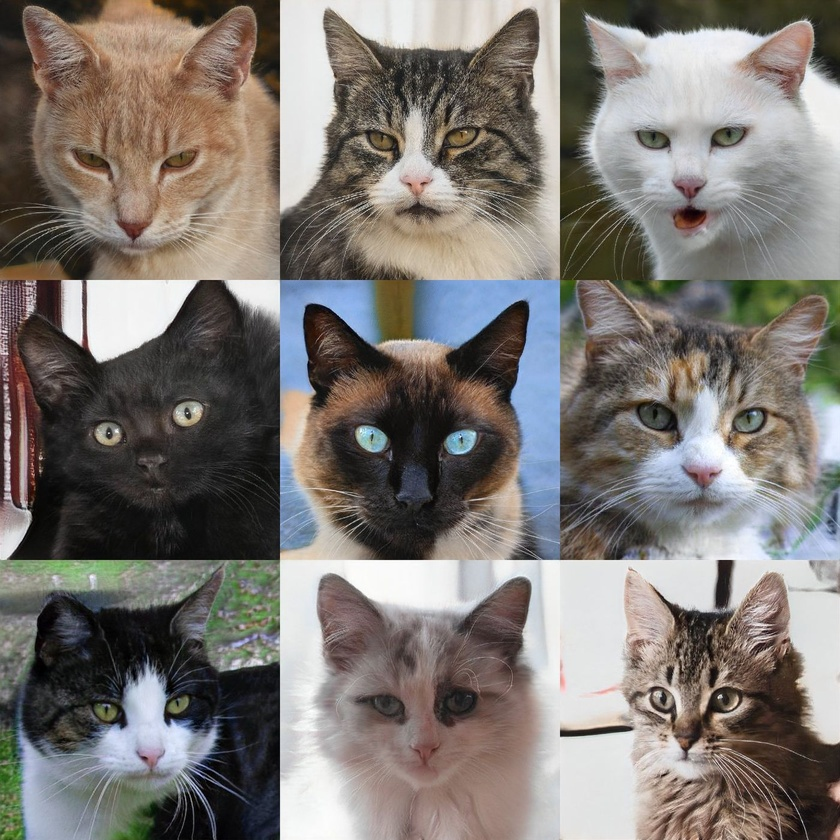
#> input picture cloth_completion/assets/texture_cats.jpeg, 840 x 840 px, shrunk from 1400 x 1400 before the run
$ python -i functions.py   (imports and definitions only)   (older library calls are emulated)
#> lines starting #> are read from the running program, lines starting #| are printed output that depends on the picture; after the words box and inside, x2 and y2 are one past the last pixel; in counts of white or black regions, pixels touching at a corner belong together
#> further down, picture is the input picture: shape (840, 840, 3); mean B, G, R 115.1, 119.8, 125.3
import cv2
import numpy as np

def get_centers(image):
    gray = cv2.cvtColor(image, cv2.COLOR_BGR2GRAY)
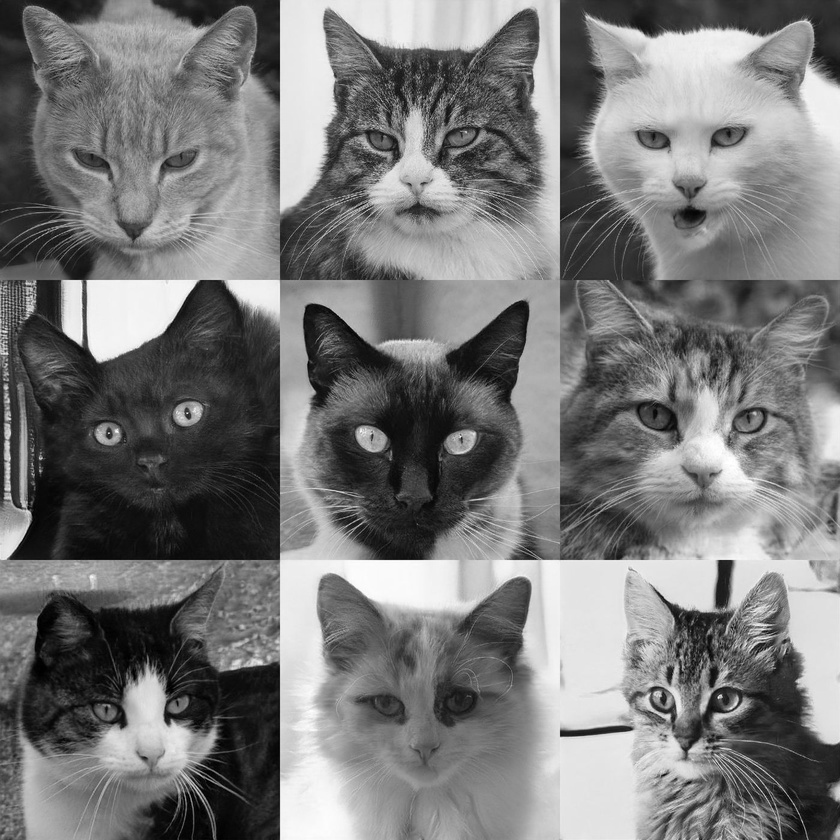
#> gray: shape (840, 840); min 0, max 255, mean 120.9
    blurred = cv2.GaussianBlur(gray, (5, 5), 3)
    laplacian = cv2.Laplacian(blurred, cv2.CV_64F, ksize=5)
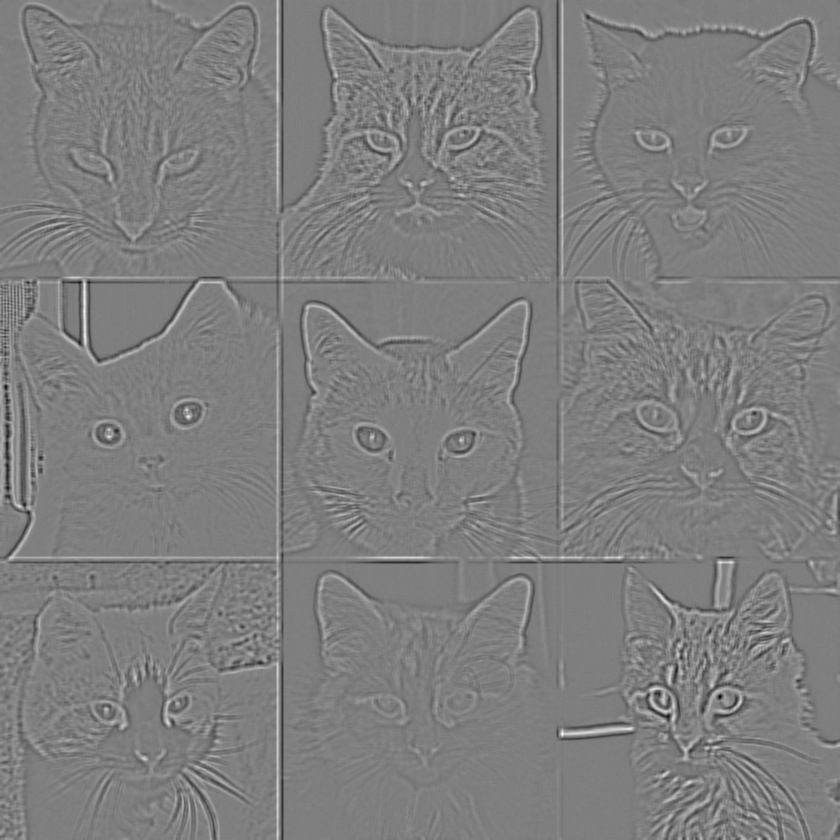
#> laplacian: shape (840, 840) float64; min -2146, max 2168, mean 0.1; drawn with min black and max white
    islands = cv2.threshold(laplacian, 0, 255, cv2.THRESH_BINARY_INV)[1]
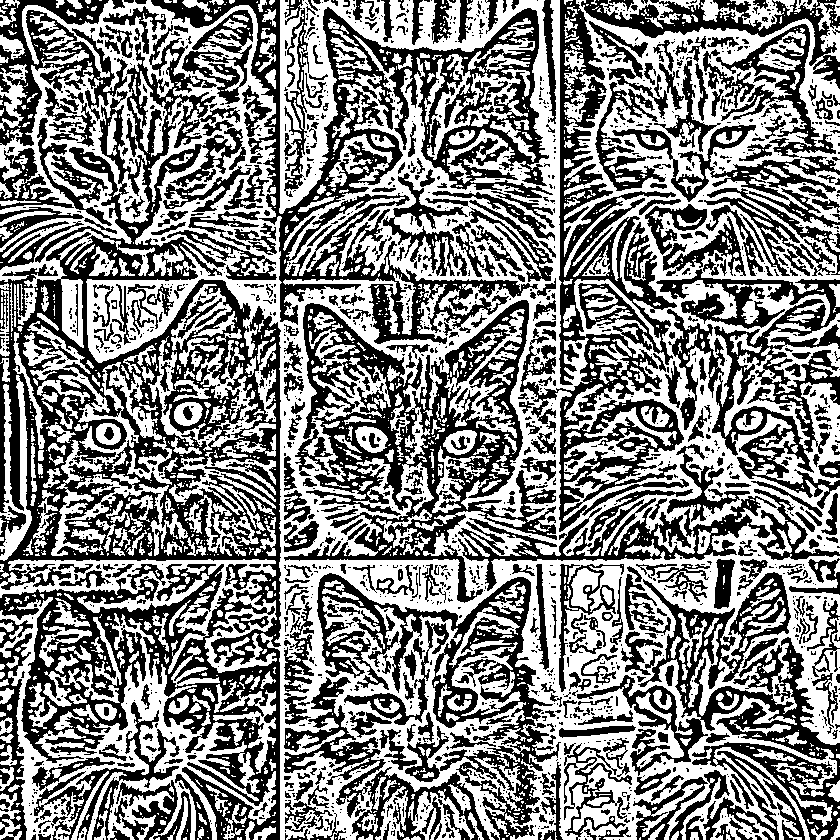
#> islands: shape (840, 840) float64; 51.7% white; 2003 black regions (1494 under 20 px), largest, box (x1, y1, x2, y2) and area: (0, 25, 281, 840) 77221, (151, 0, 553, 344) 30766, (284, 300, 557, 603) 24921
    output = cv2.connectedComponentsWithStats(islands.astype(np.uint8), 4, cv2.CV_8U)
    (numLabels, labels, stats, centroids) = output
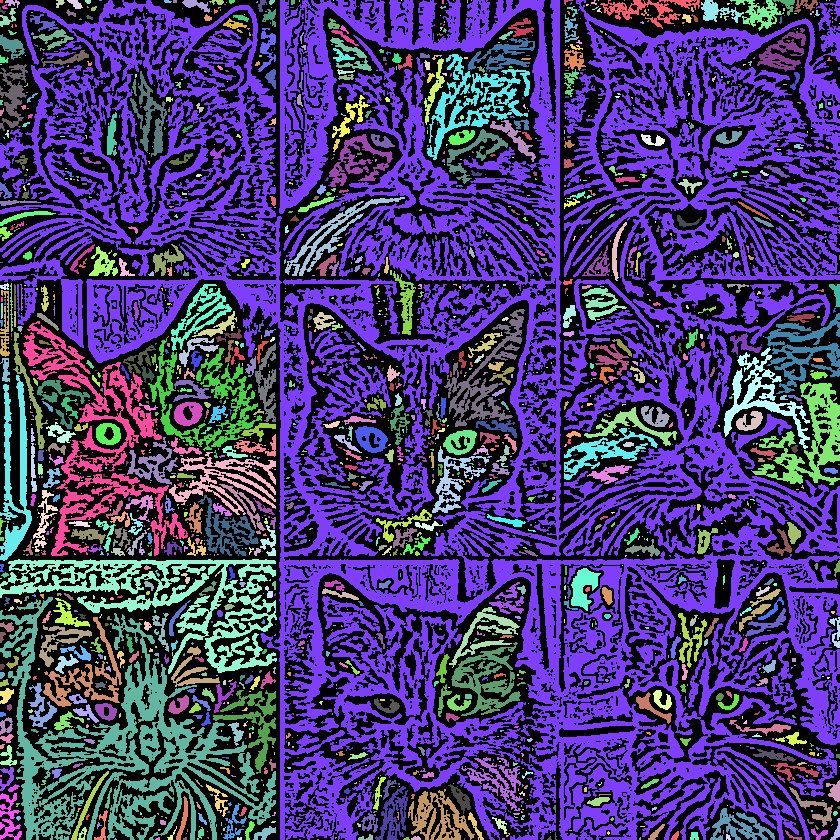
#> labels: shape (840, 840) int32; 1836 distinct labels, from 0 to 1835; one colour per label, 0 black
#> numLabels = 1836; stats = 1836 rows, first 6: [0, 0, 840, 840, 340461], [0, 0, 3, 3, 9], [5, 0, 15, 8, 60], [56, 0, 9, 8, 44], [67, 0, 16, 9, 81], [85, 0, 6, 4, 20]; centroids = 1836 pairs, first value 0.333 to 839, second value 0 to 839
    return centroids

>>> import cv2
>>> picture = cv2.imread('../../cloth_completion/assets/texture_cats.jpeg')
>>> result = get_centers(picture)
#> result has the same summary as centroids in get_centers
